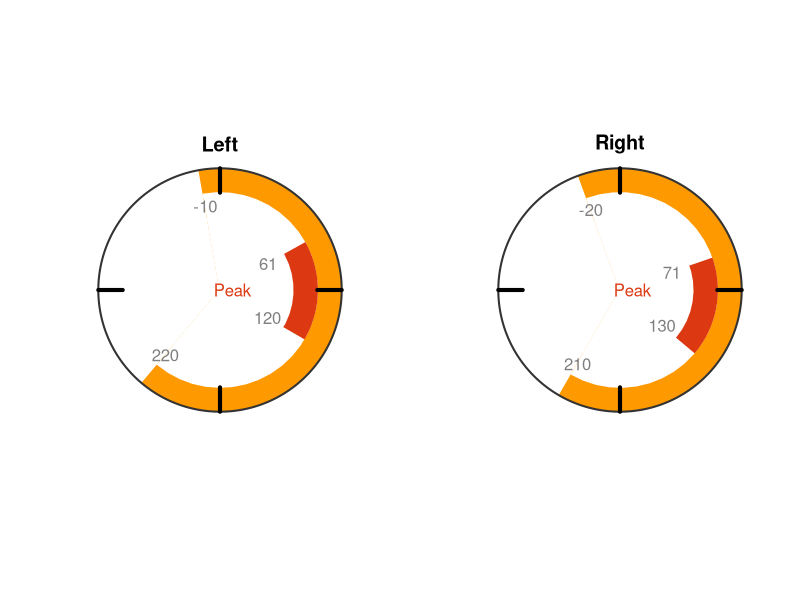

Write the R code that produced this figure.
# function to create a circle
circle <- function(center=c(0,0), radius=1, npoints=360)
{
  r = radius
  tt = seq(0, 2*pi, length=npoints)
  xx = center[1] + r * cos(tt)
  yy = center[1] + r * sin(tt)
  return(data.frame(x = xx, y = yy))
}

# function to get slices
slice2xy <- function(t, rad) 
{
  t2p = -t/180 * pi + pi/2
  list(x = rad * cos(t2p), y = rad * sin(t2p))
}

# function to draw slices
drawSlice <- function(Pstart=0, Pend=180, rad=1.0, Pcolor="red")
{
  S = slice2xy(seq.int(Pstart, Pend, length.out = 30), rad)
  polygon(c(S$x, 0), c(S$y, 0),
          border = Pcolor, col = Pcolor, lty = NULL)
  
}  

# function to get major and minor tick marks
ticks <- function(center=c(0,0), from=0, to=2*pi, radius=0.9, npoints=5)
{
  r = radius
  tt = seq(from, to, length=npoints)
  xx = center[1] + r * cos(tt)
  yy = center[1] + r * sin(tt)
  return(data.frame(x = xx, y = yy))
}

# function to label start and end points
labelPosition <- function(degrees=0, radius=0.9)
{
  v0 = -degrees / 180 * pi + pi/2
  Pos0 = list(x = radius * cos(v0), y = radius * sin(v0))
  text(Pos0, labels=degrees, col="gray50")
}  

# function to plot radial gauge chart
plotRGC <- function (Pstart = 350, Pend = 220, PPstart = 61, PPend = 120, Pedal = "Left")
{
  Pstart = floor(Pstart)
  Pend = floor(Pend)
  PPstart = floor(PPstart)
  PPend = floor(PPend)
    
  if (Pstart >  Pend) 
  {
    Pstart = Pstart - 360
  }
  
  # external circle (this will be used for the black border)
  border_cir = circle(c(0,0), radius=1, npoints = 360)
  

  # coordinates of major ticks (will be plotted as arrows)
  major_ticks_out = ticks(c(0,0), from=0, to=3*pi/2, radius=1.0, 4)
  major_ticks_in = ticks(c(0,0), from=0, to=3*pi/2, radius=0.8, 4)
  
  # open plot
  plot(border_cir$x, border_cir$y, type="n", asp=1, axes=FALSE,
       xlim=c(-1.05,1.05), ylim=c(-1.05,1.05),
       xlab="", ylab="")
  
  # draw slices
  drawSlice(Pstart, Pend, rad=1.0, Pcolor="#FF9900")
  drawSlice(Pstart, Pend, rad=0.8, Pcolor="white")
  drawSlice(PPstart, PPend, rad=0.8, Pcolor="#DC3912")
  drawSlice(Pstart, Pend, rad=0.6, Pcolor="white")
  
  # add external border
  lines(border_cir$x, border_cir$y, col="gray20", lwd=2)
  
  # add major ticks
  arrows(x0=major_ticks_out$x, y0=major_ticks_out$y,
         x1=major_ticks_in$x, y1=major_ticks_in$y, length=0, lwd=4)
  
  # add label of pedal
  text(0, 1.2, Pedal, cex=1.2,font=2)
  text(0.1, 0.0, "Peak", cex=1, col="#DC3912")
  
  # Postion labels
  labelPosition(Pstart, 0.7) 
  labelPosition(Pend, 0.7) 
  labelPosition(PPstart, 0.45) 
  labelPosition(PPend, 0.45) 
}

par(mfrow=c(1,2))
plotRGC(Pstart = 350, Pend = 220, PPstart = 61, PPend = 120, Pedal = "Left")
plotRGC(Pstart = 340, Pend = 210, PPstart = 71, PPend = 130, Pedal = "Right")

